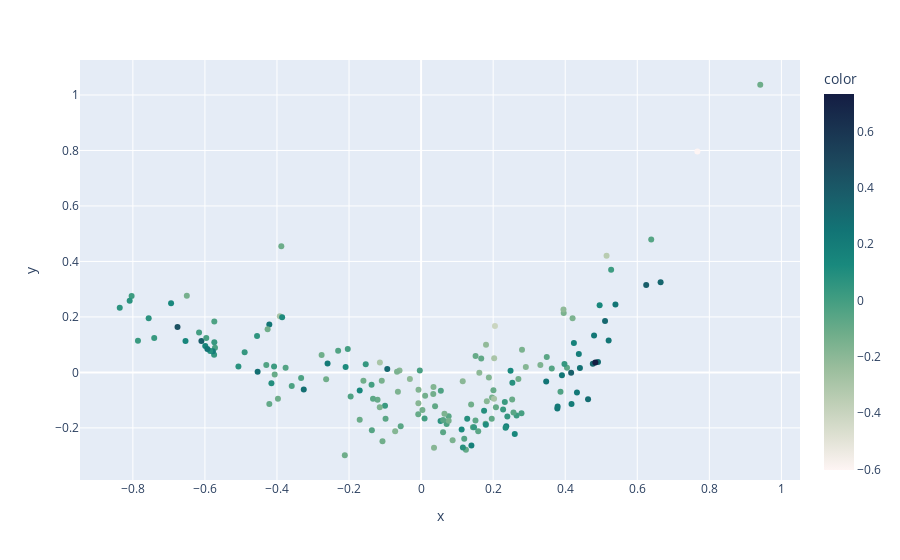

Source (notebook cell):
### Markdown cell above
2D PCA

### Code cell
fig = px.scatter(x=df.PC1, y=df.PC2, color=df.PC3, color_continuous_scale='tempo')
fig.update_traces(mode="markers", hovertemplate=countries)
fig.show()

### Figure 1 — Plotly figure (JSON) as saved in the notebook; plotly's stock layout.template omitted (floating-point values rounded to 4 significant figures; data arrays with more than 128 entries replaced by an {"elided": "..."} marker saying what was removed)
{"data": [{"hovertemplate": {"elided": "167 str values"}, "legendgroup": "", "marker": {"color": {"elided": "167 float values"}, "coloraxis": "coloraxis", "symbol": "circle"}, "mode": "markers", "name": "", "orientation": "v", "showlegend": false, "type": "scatter", "x": {"elided": "167 float values"}, "xaxis": "x", "y": {"elided": "167 float values"}, "yaxis": "y"}], "layout": {"coloraxis": {"colorbar": {"title": {"text": "color"}}, "colorscale": [[0, "rgb(254, 245, 244)"], [0.09091, "rgb(222, 224, 210)"], [0.1818, "rgb(189, 206, 181)"], [0.2727, "rgb(153, 189, 156)"], [0.3636, "rgb(110, 173, 138)"], [0.4545, "rgb(65, 157, 129)"], [0.5455, "rgb(25, 137, 125)"], [0.6364, "rgb(18, 116, 117)"], [0.7273, "rgb(25, 94, 106)"], [0.8182, "rgb(28, 72, 93)"], [0.9091, "rgb(25, 51, 80)"], [1, "rgb(20, 29, 67)"]]}, "legend": {"tracegroupgap": 0}, "margin": {"t": 60}, "xaxis": {"anchor": "y", "domain": [0, 1], "title": {"text": "x"}}, "yaxis": {"anchor": "x", "domain": [0, 1], "title": {"text": "y"}}}}
